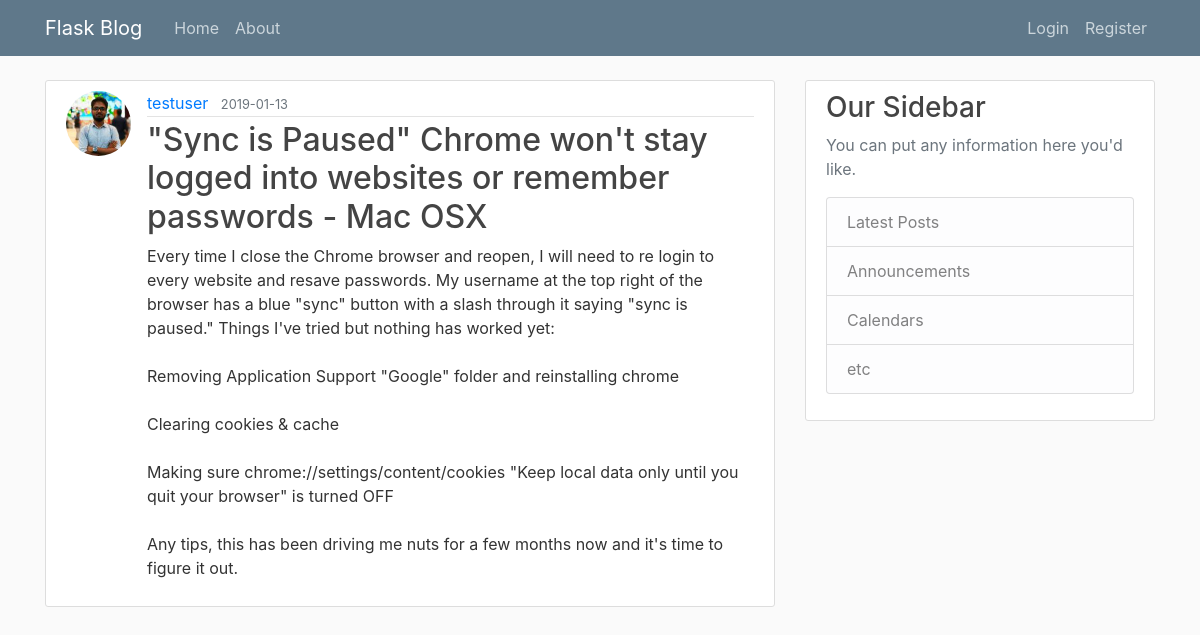
The app's page /post/4 with its own data.
### flaskblog/models.py (models this page shows, shortened)
class User(db.Model, UserMixin):
    id = db.Column(db.Integer, primary_key=True)
    username = db.Column(db.String(20), unique=True, nullable=False)
    email = db.Column(db.String(120), unique=True, nullable=False)
    image_file = db.Column(db.String(20), nullable=False, default='default.jpg')
    password = db.Column(db.String(60), nullable=False)
    posts = db.relationship('Post', backref='author', lazy=True)

class Post(db.Model):
    id = db.Column(db.Integer, primary_key=True)
    title =  db.Column(db.String(120),  nullable=False)
    date_posted = db.Column(db.DateTime, nullable=False, default=datetime.utcnow)
    content = db.Column(db.Text, nullable=False)
    user_id = db.Column(db.Integer, db.ForeignKey('user.id'), nullable=False)

### flaskblog/routes.py (the view)
@app.route("/post/<int:post_id>")
def post(post_id):
    post = Post.query.get_or_404(post_id)
    return render_template('post.html', title=post.title, post=post)

### flaskblog/templates/post.html (shortened to what this page needs)
{% extends "layout.html" %}
{% block content %}
    <article class="media content-section">
        <img class="rounded-circle article-img"
             src="{{ url_for('static',filename='profile_pics/' + post.author.image_file) }}">
        <div class="media-body">
            <div class="article-metadata">
                <a class="mr-2" href="{{ url_for('user_posts', username=post.author.username) }}">{{ post.author.username }}</a>
                <small class="text-muted">{{ post.date_posted.strftime('%Y-%m-%d') }}</small>
            </div>
            <h2 class="article-title">{{ post.title }}</h2>
            <p class="article-content">{{ post.content }}</p>
        </div>
    </article>
{% endblock content %}

### flaskblog/static/main.css (style rules this page uses)
body { background: #fafafa; color: #333333; margin-top: 5rem; }
h1, h2, h3, h4, h5, h6 { color: #444444; }
.content-section { background: #ffffff; padding: 10px 20px; border: 1px solid #dddddd; border-radius: 3px; margin-bottom: 20px; }
.article-title { color: #444444; }
.article-content { white-space: pre-line; }
.article-img { height: 65px; width: 65px; margin-right: 16px; }
.article-metadata { padding-bottom: 1px; margin-bottom: 4px; border-bottom: 1px solid #e3e3e3 }

### records on screen
User: image_file (picture), author.username "testuser"
Post: date_posted "2019-01-13", title "\"Sync is Paused\" Chrome won't stay logged into websites or remember passwords - Mac OSX", content "Every time I close the Chrome browser and reopen, I will need to re login to every website and resave passwords. My username at the top right of the browser has a blue \"sync\" button with a slash through it saying \"sync is paused.\" Things I've tried but nothing has worked yet: Removing Application Support \"Google\" folder and reinstalling chrome Clearing cookies & cache Making sure chrome://settings/content/cookies \"Keep local data only until you quit your browser\" is turned OFF Any tips, this has been driving me nuts for a few months now and it's time to figure it out."
